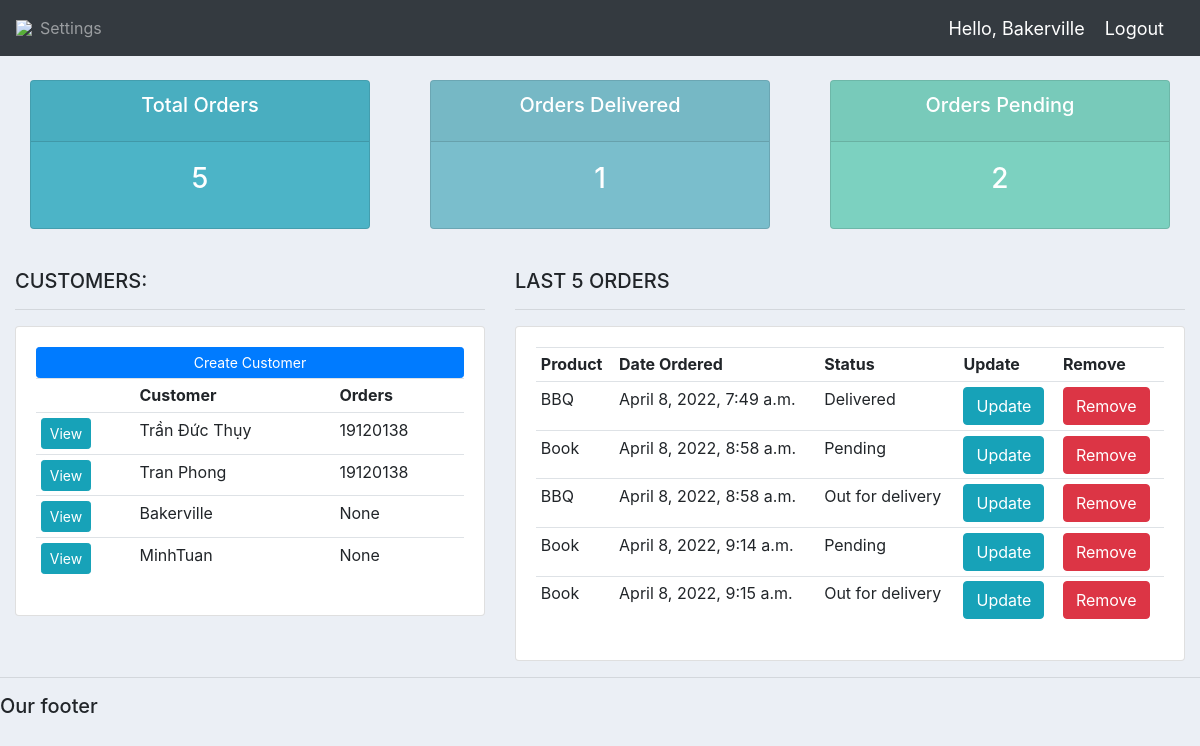
Screenshot of / (signed in) with the database file from the repository.
### accounts/models.py (models this page shows, shortened)
class Customer(models.Model):
    id = models.AutoField(primary_key=True)
    user = models.OneToOneField(User, null=True,blank=True, on_delete=models.CASCADE)
    name = models.CharField(max_length=200, null=True)
    phone = models.CharField(max_length=200, null=True)
    email = models.CharField(max_length=200, null=True)
    profile_pic = models.ImageField(default="Profile.jpg", null=True, blank=True)
    date_created = models.DateTimeField(auto_now_add=True, null=True)

class Order(models.Model):
    STATUS = (
        ('Pending', 'Pending'),
        ('Out for delivery', 'Out for delivery'),
        ('Delivered', 'Delivered'),
    )
    id = models.AutoField(primary_key=True)
    customer = models.ForeignKey(Customer, null=True, on_delete=models.SET_NULL)
    product = models.ForeignKey(Product, null=True, on_delete=models.SET_NULL)
    date_created = models.DateTimeField(auto_now_add=True, null=True)
    status = models.CharField(max_length=200, null=True, choices=STATUS)
    tags = models.ManyToManyField(Tag)

class Product(models.Model):
    CATEGORY = (
        ('Indoor', 'Indoor'),
        ('Out Door', 'Out Door'),
    )
    id = models.AutoField(primary_key=True)
    name = models.CharField(max_length=200, null=True)
    price = models.FloatField(null=True)
    category = models.CharField(max_length=200, null=True, choices=CATEGORY)
    description = models.CharField(max_length=200, null=True)
    date_created = models.DateTimeField(auto_now_add=True, null=True)

### accounts/views.py (the view)
# urls.py: path("", views.home, name="home"),
@login_required(login_url='login')
def home(request):
    orders = Order.objects.all()
    customers = Customer.objects.all()
    total_customers = customers.count()
    total_orders = orders.count()
    delivered = orders.filter(status='Delivered').count()
    pending = orders.filter(status='Pending').count()
    context = {'orders': orders, 'customers': customers, 'total_orders': total_orders, 'delivered': delivered,
               'pending': pending}
    return render(request, 'accounts/dashboard.html', context)

### accounts/templates/accounts/dashboard.html
{%  extends 'accounts/main.html' %}
{% block content %}
{%  include 'accounts/status.html' %}
<br>
<div class="row">
	<div class="col-md-5">
		<h5>CUSTOMERS:</h5>
		<hr>
		<div class="card card-body">
			<a class="btn btn-primary  btn-sm btn-block" href="">Create Customer</a>
			<table class="table table-sm">
				<tr>
					<th></th>
					<th>Customer</th>
					<th>Orders</th>
				</tr>
				{% for customer in customers %}
				<tr>
					<td><a class="btn btn-sm btn-info" href="{% url 'customers' customer.id %}">View</a></td>
					<td>{{customer.name}}</td>
					<td>{{customer.phone}}</td>
				</tr>
				{% endfor %}
			</table>
		</div>
	</div>
	<div class="col-md-7">
		<h5>LAST 5 ORDERS</h5>
		<hr>
		<div class="card card-body">
			<table class="table table-sm">
				<tr>
					<th>Product</th>
					<th>Date Ordered</th>
					<th>Status</th>
					<th>Update</th>
					<th>Remove</th>
				</tr>
				{% for order in orders %}
				<tr>
					<td>{{order.product.name}}</td>
					<td>{{order.date_created}}</td>
					<td>{{order.status}}</td>
					<td><a class="btn btn-primary  btn-info" href="{% url 'update_order' order.id %}">Update</a></td>
					<td><a class="btn btn-primary  btn-danger" href="{% url 'delete_order' order.id %}">Remove</a></td>
				</tr>
				{% endfor %}
			</table>
		</div>
	</div>
</div>
{% endblock %}

### accounts/templates/accounts/navbar.html (shortened to what this page needs)
{% load static %}
<nav class="navbar navbar-expand-lg navbar-dark bg-dark">
 <img src="{% static 'images/logo.png' %}">
  <div class="collapse navbar-collapse" id="navbarNav">
    <ul class="navbar-nav">
      {% if request.user.is_staff %}
      <li class="nav-item active">
        <a class="nav-link" href="{% url 'home' %}">Dashboard</a>
      </li>
      <li class="nav-item">
        <a class="nav-link" href="{% url 'products' %}">Products</a>
      </li>
      {% else %}
       <li class="nav-item">
        <a class="nav-link" href="{% url 'account' %}">Settings</a>
      </li>
      {% endif %}
    </ul>
  </div>
  <span class="hello-msg">Hello, {{request.user}}</span>
  <span ><a  class="hello-msg" href="{% url 'logout' %}">Logout</a></span>
</nav>

### static/css/main.css (style rules this page uses)
body { background-color: #ebeff5; }

### accounts/templates/accounts/navbar.html (style rules this page uses)
.hello-msg { font-size: 18px; color: #fff; margin-right: 20px; }

### rows the page displays
Customer: name "Trần Đức Thụy", phone "19120138"
Customer: name "Tran Phong", phone "19120138"
Customer: name "Bakerville", phone "None"
Customer: name "MinhTuan", phone "None"
Order: product.name "BBQ", date_created "April 8, 2022, 7:49 a.m.", status "Delivered"
Order: product.name "Book", date_created "April 8, 2022, 8:58 a.m.", status "Pending"
Order: product.name "BBQ", date_created "April 8, 2022, 8:58 a.m.", status "Out for delivery"
Order: product.name "Book", date_created "April 8, 2022, 9:14 a.m.", status "Pending"
Order: product.name "Book", date_created "April 8, 2022, 9:15 a.m.", status "Out for delivery"

### other values shown
{{ request.user }} "Bakerville"
{{ total_orders }} "5"
{{ delivered }} "1"
{{ pending }} "2"
